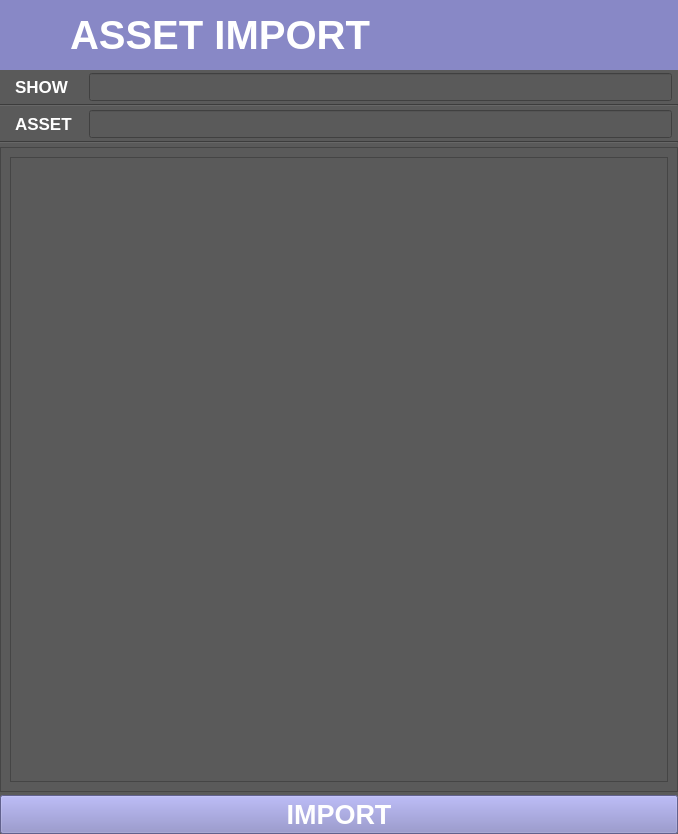
<?xml version="1.0" encoding="UTF-8"?>
<ui version="4.0">
 <class>Form</class>
 <widget class="QWidget" name="Form">
  <property name="geometry">
   <rect>
    <x>0</x>
    <y>0</y>
    <width>678</width>
    <height>834</height>
   </rect>
  </property>
  <property name="windowTitle">
   <string>Form</string>
  </property>
  <property name="styleSheet">
   <string notr="true">background-color: rgb(90,90,90)</string>
  </property>
  <layout class="QVBoxLayout" name="verticalLayout">
   <property name="spacing">
    <number>3</number>
   </property>
   <property name="margin">
    <number>0</number>
   </property>
   <item>
    <layout class="QHBoxLayout" name="horizontalLayout">
     <property name="spacing">
      <number>0</number>
     </property>
     <item>
      <widget class="QLabel" name="label">
       <property name="maximumSize">
        <size>
         <width>70</width>
         <height>16777215</height>
        </size>
       </property>
       <property name="styleSheet">
        <string notr="true">background-color: rgb(136, 136, 198);padding:  0 0 0 20 px;</string>
       </property>
       <property name="text">
        <string/>
       </property>
       <property name="pixmap">
        <pixmap>../../../../../../../../../dexter/Cache_DATA/supervisor/sanghun/icons/USDLogo.png</pixmap>
       </property>
      </widget>
     </item>
     <item>
      <widget class="QLabel" name="label_2">
       <property name="minimumSize">
        <size>
         <width>0</width>
         <height>70</height>
        </size>
       </property>
       <property name="font">
        <font>
         <pointsize>30</pointsize>
         <weight>75</weight>
         <bold>true</bold>
        </font>
       </property>
       <property name="styleSheet">
        <string notr="true">background-color: rgb(136, 136, 198);color: rgb(255, 255, 255);</string>
       </property>
       <property name="text">
        <string>ASSET IMPORT</string>
       </property>
      </widget>
     </item>
     <item>
      <widget class="QLabel" name="label_3">
       <property name="minimumSize">
        <size>
         <width>0</width>
         <height>70</height>
        </size>
       </property>
       <property name="font">
        <font>
         <pointsize>11</pointsize>
         <weight>75</weight>
         <bold>true</bold>
        </font>
       </property>
       <property name="styleSheet">
        <string notr="true">background-color: rgb(136, 136, 198)</string>
       </property>
       <property name="text">
        <string/>
       </property>
       <property name="alignment">
        <set>Qt::AlignBottom|Qt::AlignRight|Qt::AlignTrailing</set>
       </property>
      </widget>
     </item>
    </layout>
   </item>
   <item>
    <layout class="QHBoxLayout" name="horizontalLayout_2">
     <property name="leftMargin">
      <number>6</number>
     </property>
     <property name="rightMargin">
      <number>6</number>
     </property>
     <item>
      <widget class="QLabel" name="label_4">
       <property name="minimumSize">
        <size>
         <width>80</width>
         <height>0</height>
        </size>
       </property>
       <property name="maximumSize">
        <size>
         <width>80</width>
         <height>16777215</height>
        </size>
       </property>
       <property name="font">
        <font>
         <pointsize>13</pointsize>
         <weight>75</weight>
         <bold>true</bold>
        </font>
       </property>
       <property name="styleSheet">
        <string notr="true">color : white;background-color: rgb(90,90,90);padding : 0 5 0 5 px;</string>
       </property>
       <property name="text">
        <string>SHOW</string>
       </property>
      </widget>
     </item>
     <item>
      <widget class="QLineEdit" name="showEdit">
       <property name="font">
        <font>
         <pointsize>13</pointsize>
         <weight>75</weight>
         <bold>true</bold>
        </font>
       </property>
       <property name="styleSheet">
        <string notr="true">color : white</string>
       </property>
       <property name="text">
        <string/>
       </property>
      </widget>
     </item>
    </layout>
   </item>
   <item>
    <widget class="Line" name="line">
     <property name="orientation">
      <enum>Qt::Horizontal</enum>
     </property>
    </widget>
   </item>
   <item>
    <layout class="QHBoxLayout" name="horizontalLayout_3">
     <property name="leftMargin">
      <number>6</number>
     </property>
     <property name="rightMargin">
      <number>6</number>
     </property>
     <item>
      <widget class="QLabel" name="label_5">
       <property name="minimumSize">
        <size>
         <width>80</width>
         <height>0</height>
        </size>
       </property>
       <property name="maximumSize">
        <size>
         <width>80</width>
         <height>16777215</height>
        </size>
       </property>
       <property name="font">
        <font>
         <pointsize>13</pointsize>
         <weight>75</weight>
         <bold>true</bold>
        </font>
       </property>
       <property name="styleSheet">
        <string notr="true">color : white;background-color: rgb(90,90,90);padding : 0 5 0 5 px;</string>
       </property>
       <property name="text">
        <string>ASSET </string>
       </property>
      </widget>
     </item>
     <item>
      <widget class="QLineEdit" name="assetEdit">
       <property name="font">
        <font>
         <pointsize>13</pointsize>
         <weight>75</weight>
         <bold>true</bold>
        </font>
       </property>
       <property name="styleSheet">
        <string notr="true">color : white</string>
       </property>
       <property name="text">
        <string/>
       </property>
      </widget>
     </item>
    </layout>
   </item>
   <item>
    <widget class="Line" name="line_2">
     <property name="orientation">
      <enum>Qt::Horizontal</enum>
     </property>
    </widget>
   </item>
   <item>
    <widget class="QFrame" name="frame">
     <property name="frameShape">
      <enum>QFrame::StyledPanel</enum>
     </property>
     <property name="frameShadow">
      <enum>QFrame::Raised</enum>
     </property>
     <layout class="QGridLayout" name="gridLayout_2">
      <item row="0" column="0">
       <widget class="QTreeWidget" name="treeWidget">
        <property name="styleSheet">
         <string notr="true"/>
        </property>
        <property name="rootIsDecorated">
         <bool>false</bool>
        </property>
        <attribute name="headerVisible">
         <bool>false</bool>
        </attribute>
        <column>
         <property name="text">
          <string notr="true">1</string>
         </property>
        </column>
        <column>
         <property name="text">
          <string>2</string>
         </property>
        </column>
       </widget>
      </item>
     </layout>
    </widget>
   </item>
   <item>
    <widget class="QPushButton" name="importBtn">
     <property name="font">
      <font>
       <pointsize>20</pointsize>
       <weight>75</weight>
       <bold>true</bold>
      </font>
     </property>
     <property name="styleSheet">
      <string notr="true">color : white;background-color: rgb(136, 136, 198);</string>
     </property>
     <property name="text">
      <string>IMPORT</string>
     </property>
    </widget>
   </item>
  </layout>
 </widget>
 <resources/>
 <connections/>
</ui>
